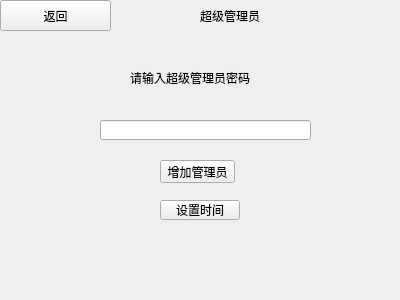
<?xml version="1.0" encoding="UTF-8"?>
<ui version="4.0">
 <class>supermanage</class>
 <widget class="QWidget" name="supermanage">
  <property name="geometry">
   <rect>
    <x>0</x>
    <y>0</y>
    <width>400</width>
    <height>300</height>
   </rect>
  </property>
  <property name="sizePolicy">
   <sizepolicy hsizetype="Fixed" vsizetype="Fixed">
    <horstretch>0</horstretch>
    <verstretch>0</verstretch>
   </sizepolicy>
  </property>
  <property name="windowTitle">
   <string>Form</string>
  </property>
  <widget class="QPushButton" name="Button_back">
   <property name="geometry">
    <rect>
     <x>0</x>
     <y>0</y>
     <width>111</width>
     <height>31</height>
    </rect>
   </property>
   <property name="text">
    <string>返回</string>
   </property>
  </widget>
  <widget class="QLabel" name="label">
   <property name="geometry">
    <rect>
     <x>200</x>
     <y>0</y>
     <width>71</width>
     <height>31</height>
    </rect>
   </property>
   <property name="text">
    <string>超级管理员</string>
   </property>
  </widget>
  <widget class="QLabel" name="label_2">
   <property name="geometry">
    <rect>
     <x>130</x>
     <y>70</y>
     <width>121</width>
     <height>16</height>
    </rect>
   </property>
   <property name="text">
    <string>请输入超级管理员密码</string>
   </property>
  </widget>
  <widget class="QLineEdit" name="pwd_line">
   <property name="geometry">
    <rect>
     <x>100</x>
     <y>120</y>
     <width>211</width>
     <height>20</height>
    </rect>
   </property>
  </widget>
  <widget class="QPushButton" name="Button_ok">
   <property name="geometry">
    <rect>
     <x>160</x>
     <y>160</y>
     <width>75</width>
     <height>23</height>
    </rect>
   </property>
   <property name="text">
    <string>增加管理员</string>
   </property>
  </widget>
  <widget class="QPushButton" name="pushButton">
   <property name="geometry">
    <rect>
     <x>160</x>
     <y>200</y>
     <width>80</width>
     <height>20</height>
    </rect>
   </property>
   <property name="text">
    <string>设置时间</string>
   </property>
  </widget>
 </widget>
 <resources/>
 <connections/>
</ui>
